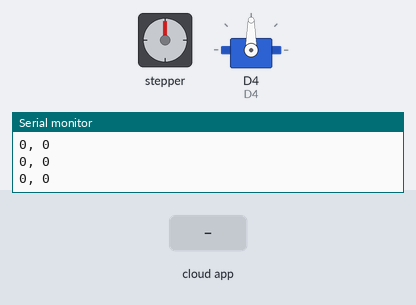
The sketch below on a simulated ESP8266 (NodeMCU). Shown: stepper motor, servo, the last lines printed to the serial monitor. Wiring (inferred from the names in the program): stepper motor (200 steps per turn assumed): coils D5, D6, D7, D8. The test bench sets the inputs (shaded band). The RemoteXY app is connected.

Above: at 1.2 s.
1.3 s: the phone or cloud app sets focus_left to 1
At 1.76 s:
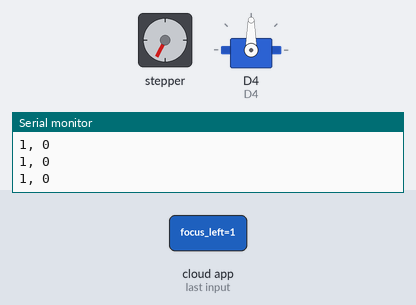
4.3 s: the phone or cloud app sets zoom_in to 1
At 4.47 s:
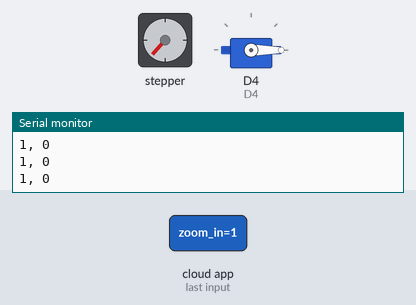
7.3 s: the phone or cloud app sets zoom_out to 1
At 7.47 s:
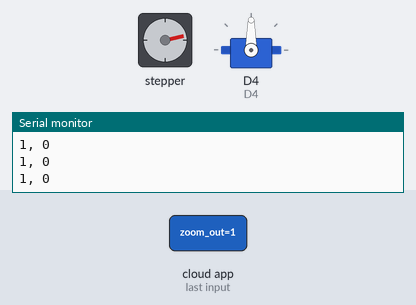
10.3 s: the phone or cloud app sets zoom_in to 0
At 10.47 s:
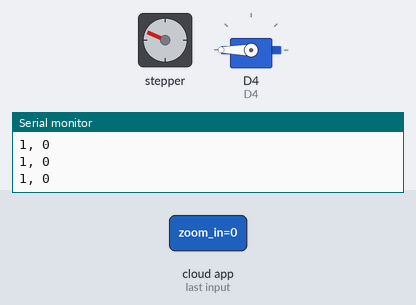
13.3 s: the phone or cloud app sets zoom_out to 0
At 13.47 s:
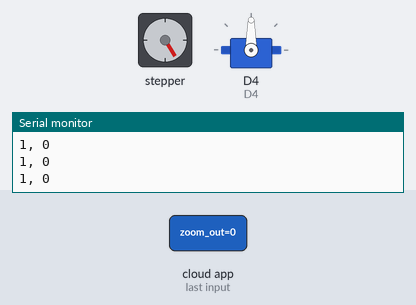
16.3 s: the phone or cloud app sets focus_right to 1
Timing chart, 0 to 18.8 s (numbered marks = the images above; inputs shaded):
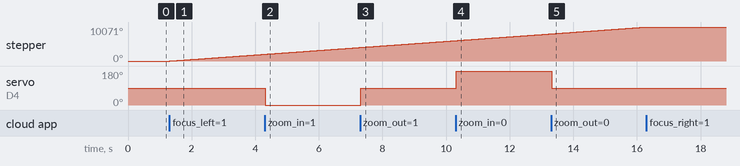

Measured:
- after the input at 1.3 s, stepper: keeps turning clockwise at about 674°/s, starting at once
- after the input at 4.3 s, servo on D4: 90° → 0° at once
- after the input at 7.3 s, servo on D4: 0° → 90° at once
- after the input at 10.3 s, servo on D4: 90° → 180° at once
- after the input at 13.3 s, servo on D4: 180° → 90° at once

The sketch:

RemoteXY_Zoom_Focus.ino
```cpp
// (licence header left out)
//////////////////////////////////////////////
//        RemoteXY include library          //
//////////////////////////////////////////////

// you can enable debug logging to Serial at 115200
//#define REMOTEXY__DEBUGLOG

// RemoteXY select connection mode and include library
#define REMOTEXY_MODE__WIFI

#include <ESP8266WiFi.h>
#include <Servo.h>

// RemoteXY connection settings
#define REMOTEXY_WIFI_SSID "YOUR SSIS"
#define REMOTEXY_WIFI_PASSWORD "YOUR WIFI PASSWORD"
#define REMOTEXY_SERVER_PORT 6377
#define REMOTEXY_ACCESS_PASSWORD "1"


#include <RemoteXY.h>

// RemoteXY GUI configuration
#pragma pack(push, 1)
uint8_t RemoteXY_CONF[] =   // 91 bytes
  { 255,4,0,0,0,84,0,19,0,0,0,122,111,111,109,95,102,111,99,117,
  115,0,31,1,106,200,1,1,6,0,129,27,134,46,17,64,17,70,111,99,
  117,115,0,1,8,154,24,24,0,2,31,0,1,71,153,24,24,0,2,31,
  0,1,39,39,24,24,0,2,31,0,1,39,73,24,24,0,2,31,0,129,
  25,19,47,18,64,17,90,111,111,109,0 };

// this structure defines all the variables and events of your control interface
struct {

    // input variables
  uint8_t focus_left; // =1 if button pressed, else =0
  uint8_t focus_right; // =1 if button pressed, else =0
  uint8_t zoom_in; // =1 if button pressed, else =0
  uint8_t zoom_out; // =1 if button pressed, else =0

    // other variable
  uint8_t connect_flag;  // =1 if wire connected, else =0

} RemoteXY;
#pragma pack(pop)

/////////////////////////////////////////////
//           END RemoteXY include          //
/////////////////////////////////////////////

// ESP8266 Pins to GPIO numbers
#define D0  16 // HIGH at boot, used to wake up from deep sleep
#define D1   5
#define D2   4
#define D3   0 // Connected to FLASH button, boot fails if pulled LOW
#define D4   2 // HIGH at boot, boot fails if pulled LOW
#define D5  14
#define D6  12
#define D7  13
#define D8  15 // Required for boot, boot fails if pulled HIGH

// The elements in this array are the pins on the ESP8266
uint8_t motor[4] = {D5, D6, D7, D8};

// states to increment the stepper 1 tick
uint8_t stepper_states [4][4] =
{
   {HIGH, LOW , LOW , LOW }
  ,{LOW , HIGH, LOW , LOW }
  ,{LOW , LOW , HIGH, LOW }
  ,{LOW , LOW , LOW , HIGH}
};

int speed    = 2500;

Servo zoom_servo;
int pos = 90;

void setup()
{
  RemoteXY_Init ();
  Serial.begin(9600);
  Serial.println();

  pinMode(D4, OUTPUT);
  zoom_servo.attach(D4);
  zoom_servo.write(pos);

  for(int i=0; i<4; i++)
  {
    pinMode(motor[i],OUTPUT);
  }
}

void loop()
{
  RemoteXY_Handler ();
  Serial.print(RemoteXY.focus_left);
  Serial.print(", ");
  Serial.println(RemoteXY.focus_right);

  if (RemoteXY.focus_left == 1 && RemoteXY.focus_right == 0)
  {
    for (int row=0; row<4; row++)
    {
      digitalWrite(motor[0], stepper_states[row][0]);
      digitalWrite(motor[1], stepper_states[row][1]);
      digitalWrite(motor[2], stepper_states[row][2]);
      digitalWrite(motor[3], stepper_states[row][3]);
      delayMicroseconds (speed);
    }
  }
  else if (RemoteXY.focus_left == 0 && RemoteXY.focus_right == 1)
  {
    for (int row=0; row<4; row++)
    {
      digitalWrite(motor[3], stepper_states[row][0]);
      digitalWrite(motor[2], stepper_states[row][1]);
      digitalWrite(motor[1], stepper_states[row][2]);
      digitalWrite(motor[0], stepper_states[row][3]);
      delayMicroseconds (speed);
    }
  }

  if (RemoteXY.zoom_in == 1 && RemoteXY.zoom_out == 0)
  {
    pos = 0;
    zoom_servo.write(pos);
  }
  else if (RemoteXY.zoom_in == 0 && RemoteXY.zoom_out == 1)
  {
    pos = 180;
    zoom_servo.write(pos);
  }
  else
  {
    pos = 90;
    zoom_servo.write(pos);
  }
}
```
